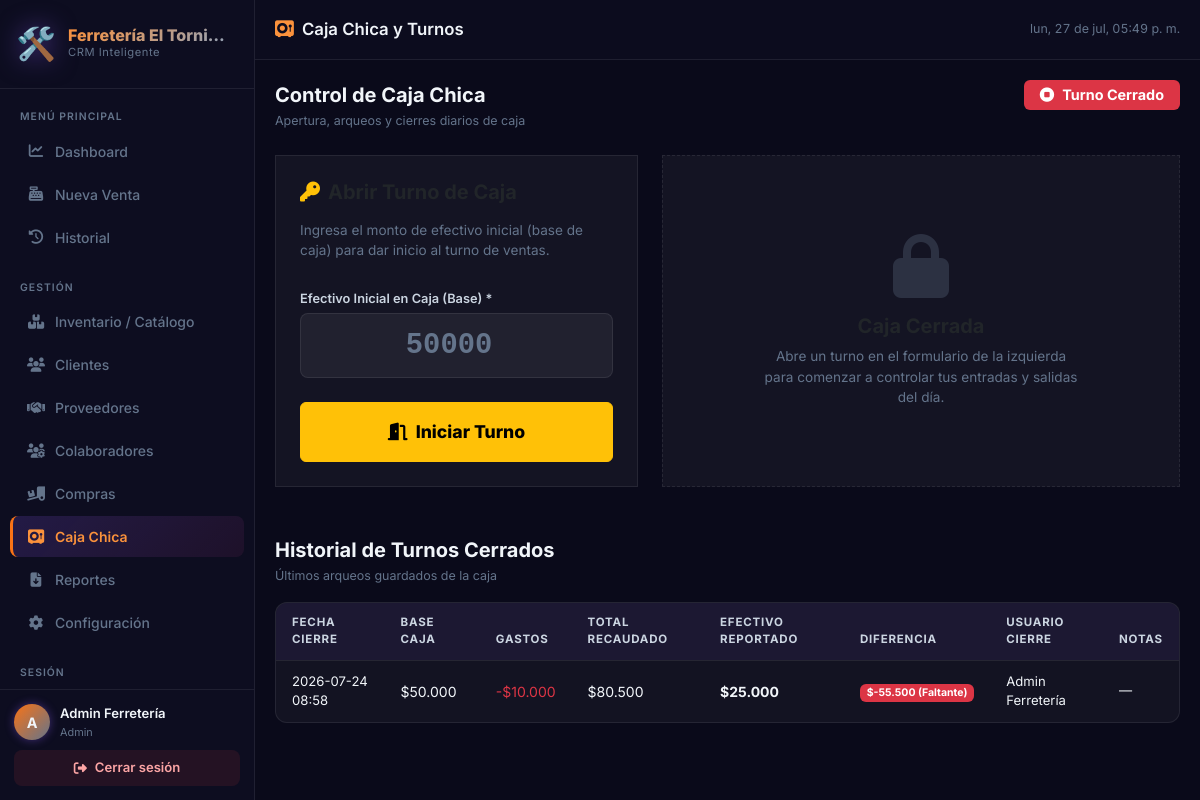
Before: /caja (signed in) with the older database file.
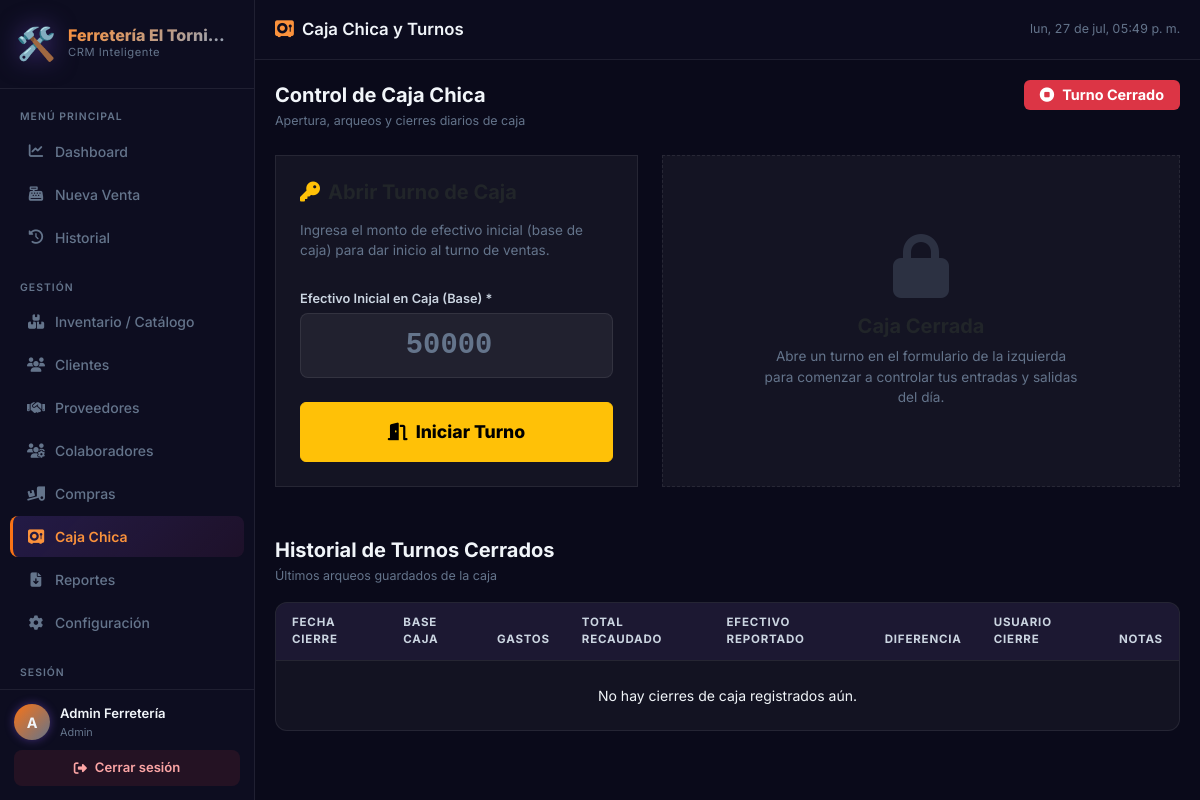
After: the same page with the newer database file.
### tables this page shows
CREATE TABLE usuarios (
                            id INTEGER PRIMARY KEY AUTOINCREMENT,
                            comercio_id INTEGER NOT NULL,
                            nombre TEXT NOT NULL,
                            email TEXT UNIQUE NOT NULL,
                            password_hash TEXT NOT NULL,
                            rol TEXT DEFAULT 'vendedor',
                            activo INTEGER DEFAULT 1,
                            fecha_registro TIMESTAMP DEFAULT CURRENT_TIMESTAMP,
                            FOREIGN KEY (comercio_id) REFERENCES comercios(id) ON DELETE CASCADE
                        );

CREATE TABLE caja_diaria (
            id INTEGER PRIMARY KEY AUTOINCREMENT,
            comercio_id INTEGER NOT NULL,
            fecha_apertura TIMESTAMP DEFAULT CURRENT_TIMESTAMP,
            fecha_cierre TIMESTAMP,
            monto_inicial REAL NOT NULL,
            monto_final REAL,
            ingresos_efectivo REAL DEFAULT 0,
            ingresos_tarjeta REAL DEFAULT 0,
            ingresos_transferencia REAL DEFAULT 0,
            ingresos_credito REAL DEFAULT 0,
            gastos_totales REAL DEFAULT 0,
            estado TEXT DEFAULT 'Abierta' CHECK(estado IN ('Abierta', 'Cerrada')),
            usuario_apertura_id INTEGER NOT NULL,
            usuario_cierre_id INTEGER,
            notas TEXT,
            FOREIGN KEY (comercio_id) REFERENCES comercios(id) ON DELETE CASCADE,
            FOREIGN KEY (usuario_apertura_id) REFERENCES "usuarios_old"(id) ON DELETE CASCADE,
            FOREIGN KEY (usuario_cierre_id) REFERENCES "usuarios_old"(id) ON DELETE SET NULL
        );

### routes/caja.py (the view, shortened to what this page needs)
@caja_bp.route('/caja')
@login_required
def index():
    db = get_db()
    comercio_id = session['comercio_id']
    caja_activa = db.execute('''
        SELECT * FROM caja_diaria
        WHERE estado = 'Abierta' AND comercio_id = ?
        ORDER BY id DESC LIMIT 1
    ''', (comercio_id,)).fetchone()
    caja_datos = None
    cajas_cerradas = db.execute('''
        SELECT c.*, ua.nombre as usuario_apertura, uc.nombre as usuario_cierre
        FROM caja_diaria c
        JOIN usuarios ua ON c.usuario_apertura_id = ua.id
        LEFT JOIN usuarios uc ON c.usuario_cierre_id = uc.id
        WHERE c.comercio_id = ? AND c.estado = 'Cerrada'
        ORDER BY c.fecha_cierre DESC LIMIT 30
    ''', (comercio_id,)).fetchall()
    return render_template('caja.html', caja_datos=caja_datos, cajas_cerradas=cajas_cerradas)

### database.py (called while the page is built)
def get_db():
    if 'db' not in g:
        g.db = sqlite3.connect(current_app.config['DATABASE'])
        g.db.row_factory = sqlite3.Row
    return g.db

### utils.py (called while the page is built)
def login_required(f):
    @wraps(f)
    def decorated(*args, **kwargs):
        if 'user_id' not in session:
            return redirect(url_for('auth.login'))
        return f(*args, **kwargs)
    return decorated

### templates/caja.html (shortened to what the changed rows need)
{% extends "base.html" %}
{% block content %}
<div class="table-card">
    <div class="table-responsive">
        <table class="table mb-0">
            <thead>
                <tr>
                    <th>Fecha Cierre</th>
                    <th>Base Caja</th>
                    <th>Gastos</th>
                    <th>Total Recaudado</th>
                    <th>Efectivo Reportado</th>
                    <th>Diferencia</th>
                    <th>Usuario Cierre</th>
                    <th>Notas</th>
                </tr>
            </thead>
            <tbody>
                {% for c in cajas_cerradas %}
                <tr>
                    <td style="font-size:0.82rem;">{{ c.fecha_cierre[:16] if c.fecha_cierre else '—' }}</td>
                    <td>{{ c.monto_inicial | formatear_moneda }}</td>
                    <td><span class="text-danger">-{{ c.gastos_totales | formatear_moneda }}</span></td>
                    <td>{{ (c.monto_inicial + c.ingresos_efectivo - c.gastos_totales) | formatear_moneda }}</td>
                    <td><strong>{{ c.monto_final | formatear_moneda }}</strong></td>
                    <td>
                        {% set diff = c.monto_final - (c.monto_inicial + c.ingresos_efectivo - c.gastos_totales) %}
                        {% if diff == 0 %}
                        <span class="badge bg-success"><i class="fas fa-circle-check me-1"></i>Cuadrado</span>
                        {% elif diff > 0 %}
                        <span class="badge bg-primary" style="font-weight:700;">+{{ diff | formatear_moneda }} (Sobrante)</span>
                        {% else %}
                        <span class="badge bg-danger" style="font-weight:700;">{{ diff | formatear_moneda }} (Faltante)</span>
                        {% endif %}
                    </td>
                    <td style="font-size:0.82rem;">{{ c.usuario_cierre or '—' }}</td>
                    <td style="font-size:0.82rem; color:var(--text-muted); max-width:180px; overflow:hidden; text-overflow:ellipsis; white-space:nowrap;" title="{{ c.notas or '' }}">
                        {{ c.notas or '—' }}
                    </td>
                </tr>
                {% else %}
                <tr>
                    <td colspan="8" class="text-center py-4" style="color:var(--text-muted)">
                        No hay cierres de caja registrados aún.
                    </td>
                </tr>
                {% endfor %}
            </tbody>
        </table>
    </div>
</div>
{% endblock %}

### templates/base.html (shortened to what the changed rows need)
<!DOCTYPE html>
<html lang="es">
<head>
    <link href="https://cdn.jsdelivr.net/npm/bootstrap@5.3.2/dist/css/bootstrap.min.css" rel="stylesheet">
    <link rel="stylesheet" href="https://cdnjs.cloudflare.com/ajax/libs/font-awesome/6.5.1/css/all.min.css">
    <link rel="stylesheet" href="{{ url_for('static', filename='css/style.css') }}">
</head>
<body class="theme-{{ session.get('comercio_tipo', 'general') }}">
<div class="sidebar" id="sidebar">
    <div class="sidebar-footer">
        <div class="user-info-row">
            <div class="user-info-text">
                <div class="user-name">{{ session.get('nombre', '') }}</div>
                <div class="user-role">{{ session.get('rol', '') | capitalize }}</div>
            </div>
        </div>
    </div>
</div>
<div class="main-content" id="mainContent">
    <main class="page-content">
        {% block content %}{% endblock %}
    </main>
</div>
</body>
</html>

Changed rows visible on the page:
no longer on this page (row edited): usuarios: get "Admin Ferretería", get "Admin"
no longer on this page (row edited): caja_diaria: fecha_cierre "2026-07-24 08:58", monto_inicial "$50.000", gastos_totales "$10.000", monto_inicial+ingresos_efectivo+gastos_totales "$80.500", monto_final "$25.000", diff "$-55.500", nombre "Admin Ferretería", notas "—"
Other visible differences:
{{ session.get('nombre', '') }}: (not shown) → "Admin Ferretería"
{{ session.get('rol', '') | capitalize }}: (not shown) → "Admin"
text now shown: "No hay cierres de caja registrados aún."
